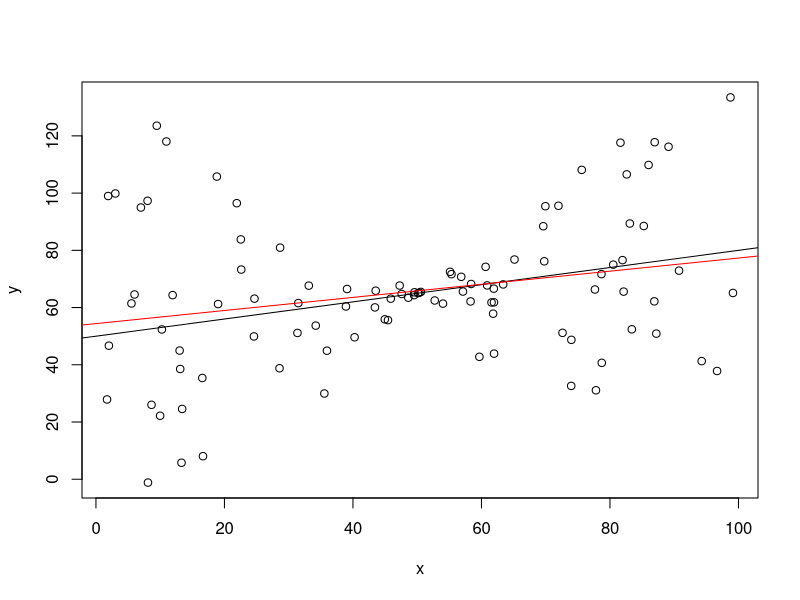

Reproduce this figure in R. (Note: this script raises an error after producing the figure.)
#########################################################
# Estimating the Accuracy of a Linear Regression Model
# Simulate from model with heteroscedastic errors 
# (non-constant variance)
#
# Computational Statistics, Exercise class March 27, 2020
#########################################################

library(boot)


#########################################
# Part I: Problem statement
#########################################
set.seed(999)
n <- 100 #sample size

# Function that returns a generated data set (x,y):
generate.data <- function(){
  x <- runif(n, 0, 100)
  ?runif
  
  eps <- rnorm(n,0,abs(x-50))
  y <- 50 + 0.3*x + eps
  return(data.frame(cbind(x,y)))
}
# Our data set:
dat <- generate.data()

# Fit a linear regression:
fit1 <- lm(y~x, data=dat)
summary(fit1) 

 # Visualize our data:
par(mfrow=c(1,1))
plot(y~x,data=dat)
abline(50, 0.3) #truth
abline(coef(fit1), col='red') #estimate


#########################################
# Part II: Bootstrap estimates
#########################################

# Function used for bootstrap needs to be of this format.
# Tt accepts the array of indices which is used to 
# sample the data:
boot.fn <- function(data,index){
  return(coef(lm(y~x, data=data, subset=index)))
}

# Compute Bootstrap estimates of the coefficients:
?boot
boot.fit <- boot(dat, statistic=boot.fn, R=5000)
boot.fit$t0 #original estimate (using all data)
boot.fit$t[1:5,] #the outputs of statistic function
boot.fit

# Explanation of the output of boot.fit:
# -) "$t0": This contains the values of our statistic(s) in 
#    the original, full data set.
# -) "$t": This contains the R (=B) values of our statistic(s)
#    that were generated in the individual bootstrap repetitions.
#    That is, $t contains the \theta^(*i)'s, i=1,...,R.
# -) "t1* & t2*": In our case, the t1* abbreviates the intercept
#    and the t2* the slope.
# -) "original": This is the same as $t0.
# -) "bias": For instance, the value given in t1* equals
#    mean(boot.fit$t[,1])-boot.fit$t0[1]
# -) "std. error": This is the standard error/standard deviation
#    of the bootstrap realizations. For instance, the value given 
#    in t1* equals sd(boot.fit$t[,1]).


#########################################
# Part III: Bootstrap confidence 
#           intervals
#########################################

confint(fit1) #confidence interval from lm
?boot.ci
 boot.ci(boot.fit, conf=0.90, type="basic") #bootstrap CI, conf level is 
                                            #by default 0.95
boot.ci(boot.fit, index=c(2), type="basic") #index needed for other variables 
                                            #in output of boot

(ci.basic <- boot.ci(boot.fit, index=c(1), type="basic"))
(ci.perc <- boot.ci(boot.fit, index=c(1), type="perc"))
(ci.norm <- boot.ci(boot.fit, index=c(1), type="norm"))
boot.ci(boot.fit, index=c(1), type="stud") #error, need to give variances 
                                           #for t statistics

# For "stud", our bootstrap function needs to return 
# an estimate of the variances as well:
coef.fn <- function(data, index){
  return(coef(lm(y~x,data=data,subset=index)))
}
boot.fn <- function(data,index){
  coefs <- coef.fn(data, index)
  boot.sample <- boot(data[index, ], coef.fn, R=50)
  vars <- c(var(boot.sample$t[,1]), var(boot.sample$t[,2]))
  return(c(coefs, vars))
}
boot.fn(dat, 1:100)

boot.fit2 <- boot(dat, boot.fn, R=300) #takes time because we have a bootstrap 
                                       #inside a bootstrap
boot.fit2$t0 
boot.fit2$t[1:5,]

# index[1] tells us in which position of boot.fit2$t0 
# is the estimator is and index[2] tells us where is its variance is. 
# if our bootstrap statistic returns two values and we do not specify index, 
# then by default first comes the estimator and then its variance.
(ci.stud <- boot.ci(boot.fit2, index=c(1, 3), type="stud")) #for intercept
boot.ci(boot.fit2, index=c(2, 4), type="stud") #for slope
# Equivalent way of computing the confidence intervals:
boot.ci(boot.fit2, type="stud", 
        var.t0=boot.fit2$t0[3], 
        var.t=boot.fit2$t[,3]) #for intercept
boot.ci(boot.fit2, type="stud", 
        var.t0=boot.fit2$t0[4], 
        var.t=boot.fit2$t[,4]) #for slope

# Compute all CIs at the same time:
(ci.all <- boot.ci(boot.fit2, index=c(1, 3), 
                   type=c("basic", "perc", "norm", "stud")))
ci.all[["normal"]][2:3]
ci.all[["percent"]][4:5]
ci.all[["basic"]][4:5]
ci.all[["student"]][4:5]


#########################################
# Part IV: Coverage of the Bootstrap
#          confidence intervals for the 
#          intercept
#########################################

true.par <- 50 #the true intercept
ci.basic
ci.perc
ci.norm
ci.stud

# Repeate the above procedure of computing the intervals
# ci.basic, ci.perc, ci.norm and ci.stud a total number
# of n.sim times. Then look at proportion of the intervals
# where true.param is to the left and where true.param is
# to the right.
# We then compute the 4 CIs a total of n.sim times for
# different values of n. 
# Please see the slides for the plots.


#########################################
# Part V: Compute the CIs by hand
#########################################

R <- length(boot.fit2$t[,1])
theta.hat <- boot.fit2$t0[1]
theta.star.bar <- mean(boot.fit2$t[,1])

# Bootstrap T CI: 
sd.hat <- sqrt(sum((boot.fit2$t[,1]-theta.star.bar)^2)/(R-1))
t.stats <- (boot.fit2$t[,1]-theta.hat)/sqrt(boot.fit2$t[,3])
quant <- quantile(t.stats, probs = c(0.975, 0.025))
theta.hat - sd.hat*quant

boot.ci(boot.fit2, index=c(1, 3), type = "stud")[["student"]][4:5]


# Normal CI with bias correction:
z.quant <- qnorm(0.975, 0, 1)
sd.hat <- sqrt(sum((boot.fit2$t[,1]-theta.star.bar)^2)/(R-1))
c(2*theta.hat - theta.star.bar - z.quant*sd.hat, 
  2*theta.hat - theta.star.bar + z.quant*sd.hat)

boot.ci(boot.fit2, index=c(1), type="norm")[["normal"]][2:3]


# Percentile (=Quantile) CI:
quantile(boot.fit2$t[,1], probs = c(.025, .975))
boot.ci(boot.fit2, index=c(1), type="perc")[["percent"]][4:5]


# Basic (=Reversed Quantile)
quant <- quantile(boot.fit2$t[,1]-theta.hat, 
                  probs = c(0.975, 0.025))
theta.hat-quant

boot.ci(boot.fit2, index=c(1), type = "basic")[["basic"]][4:5]
